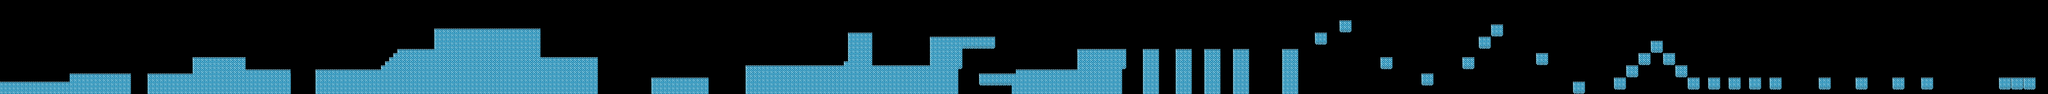

A level layout from a 2D game, rendered from its tile map. Below: a short description, then the map file with tile-grid data replaced by summaries:
An orthogonal 500x23 tile map with 32x32 px tiles, 1 tile layer (Tile Layer 1).

<map version="1.0" orientation="orthogonal" renderorder="right-down" width="500" height="23" tilewidth="32" tileheight="32" nextobjectid="1">
 <tileset firstgid="1" name="convex" tilewidth="32" tileheight="32">
  <image source="../../res/tiles/convex.png" trans="ff00ff" width="96" height="128" />
 </tileset>
 <layer name="Tile Layer 1" width="500" height="23">
  <data>[11500 cells, 2393 non-empty, 9 distinct tile ids]</data>
 </layer>
</map>
